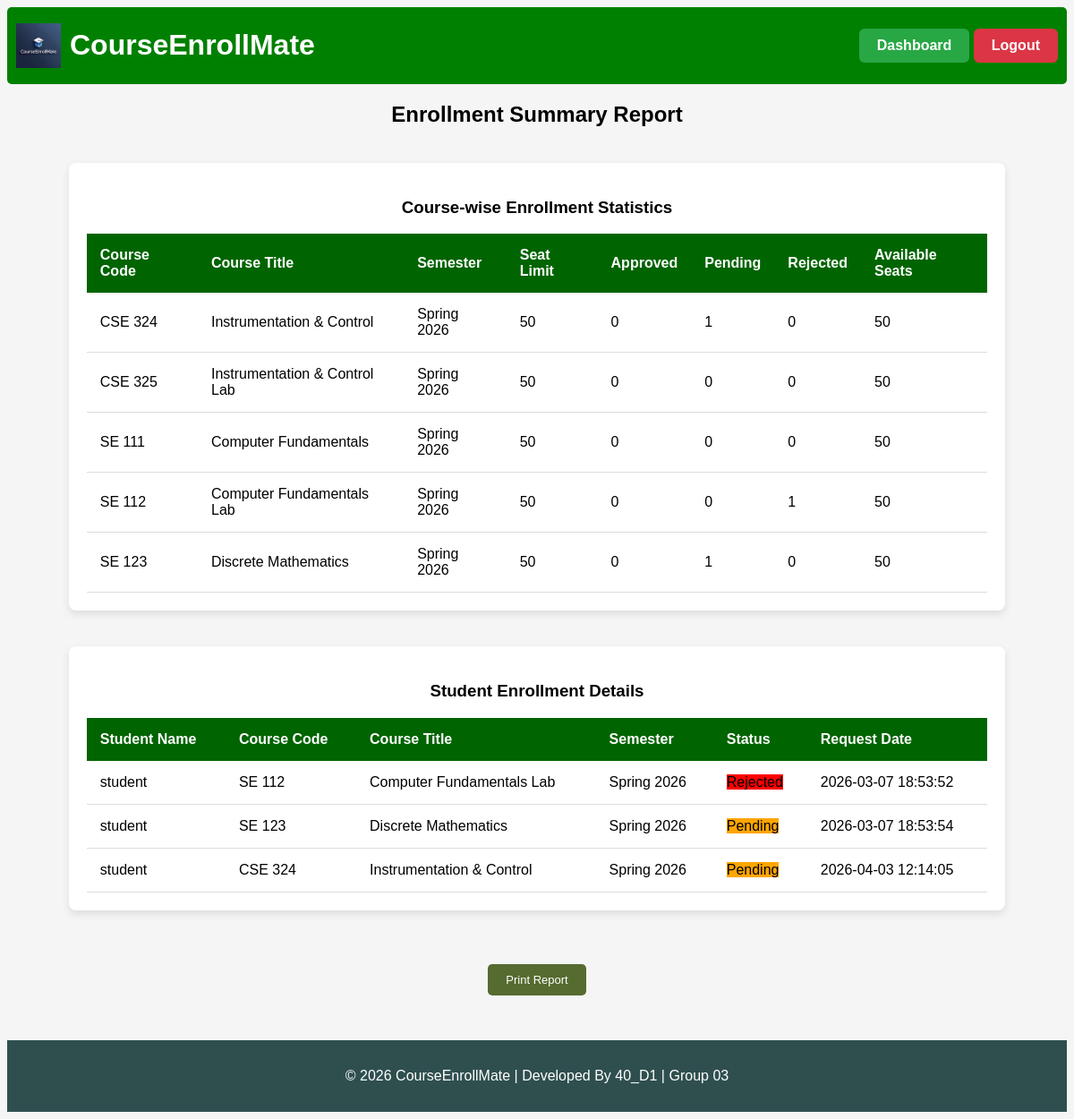
Before: /enrollment_report (signed in) with the older database file.
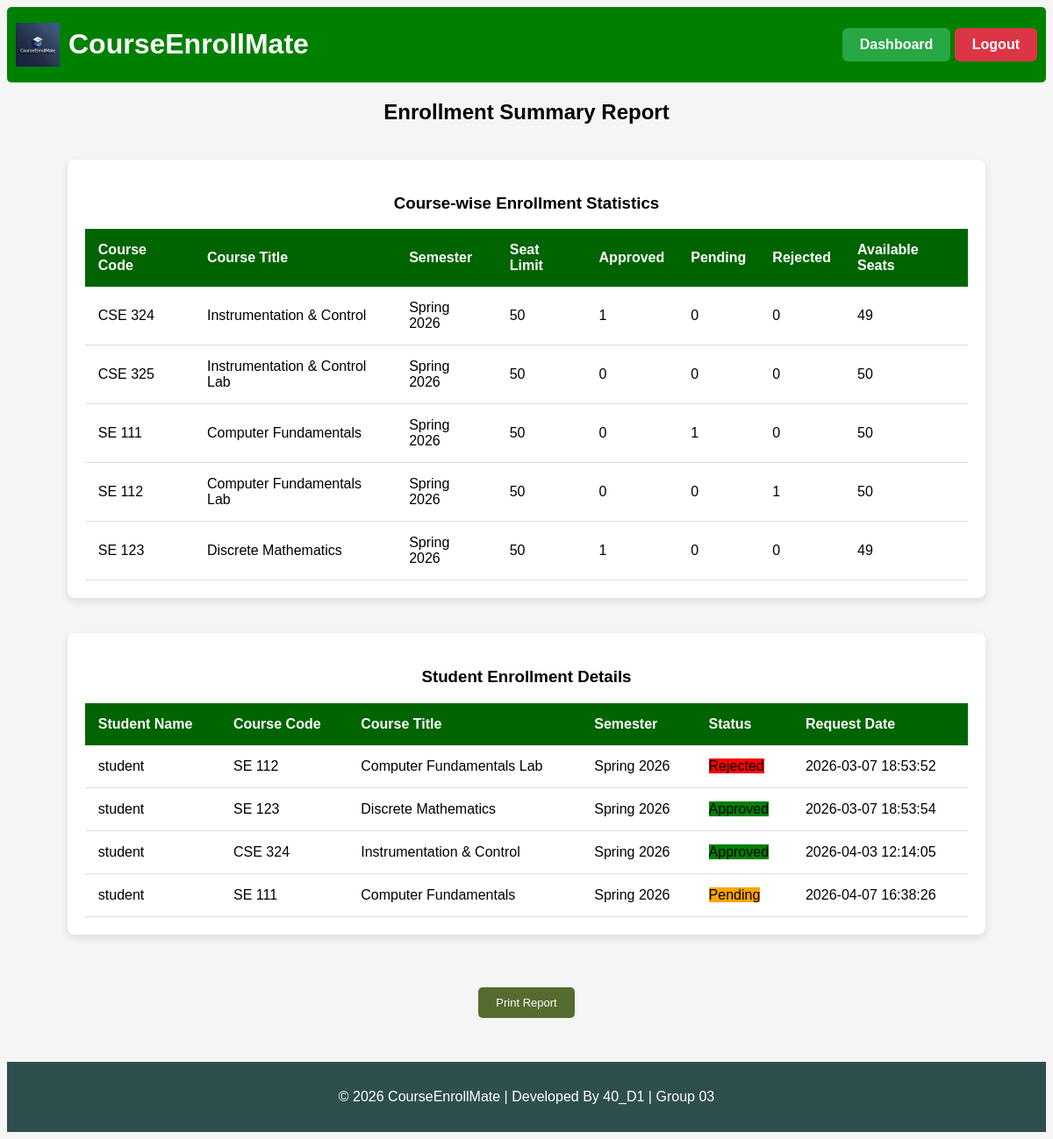
After: the same page with the newer database file.
### tables this page shows
CREATE TABLE course_offerings (
    id INTEGER PRIMARY KEY AUTOINCREMENT,
    course_id INTEGER NOT NULL,
    semester_id INTEGER NOT NULL,
    max_seats INTEGER,
    FOREIGN KEY (course_id) REFERENCES courses(id),
    FOREIGN KEY (semester_id) REFERENCES semesters(id)
);

CREATE TABLE enrollment_requests (
    id INTEGER PRIMARY KEY AUTOINCREMENT,
    student_id INTEGER NOT NULL,
    offering_id INTEGER NOT NULL,
    request_date TIMESTAMP DEFAULT CURRENT_TIMESTAMP,
    status TEXT CHECK(status IN ('pending','approved','rejected')) DEFAULT 'pending', rejection_reason TEXT,
    FOREIGN KEY (student_id) REFERENCES users(id),
    FOREIGN KEY (offering_id) REFERENCES course_offerings(id)
);

CREATE TABLE users (
    id INTEGER PRIMARY KEY AUTOINCREMENT,
    full_name TEXT NOT NULL,
    email TEXT UNIQUE NOT NULL,
    password TEXT NOT NULL,
    role TEXT DEFAULT 'student'
);

CREATE TABLE courses (
    id INTEGER PRIMARY KEY AUTOINCREMENT,
    course_code TEXT UNIQUE NOT NULL,
    course_title TEXT NOT NULL,
    course_description TEXT,
    credit_hours INTEGER NOT NULL,
    created_at TIMESTAMP DEFAULT CURRENT_TIMESTAMP
);

CREATE TABLE semesters (
    id INTEGER PRIMARY KEY AUTOINCREMENT,
    semester_name TEXT NOT NULL,
    start_date TEXT,
    end_date TEXT,
    status TEXT CHECK(status IN ('active','inactive')) DEFAULT 'inactive'
);

### app.py (the view)
@app.route("/enrollment_report")
@login_required
@role_required("admin")
def enrollment_report():
    conn = get_db_connection()
    course_summary = conn.execute("""
        SELECT
            c.course_code,
            c.course_title,
            s.semester_name,
            co.max_seats,

            SUM(CASE WHEN er.status = 'approved' THEN 1 ELSE 0 END) AS approved_count,
            SUM(CASE WHEN er.status = 'pending' THEN 1 ELSE 0 END) AS pending_count,
            SUM(CASE WHEN er.status = 'rejected' THEN 1 ELSE 0 END) AS rejected_count

        FROM course_offerings co
        JOIN courses c ON co.course_id = c.id
        JOIN semesters s ON co.semester_id = s.id
        LEFT JOIN enrollment_requests er ON er.offering_id = co.id

        GROUP BY co.id
        ORDER BY s.semester_name, c.course_code
    """).fetchall()
    student_details = conn.execute("""
        SELECT
            u.full_name AS student_name,
            c.course_code,
            c.course_title,
            s.semester_name,
            er.status,
            er.request_date
        FROM enrollment_requests er
        JOIN users u ON er.student_id = u.id
        JOIN course_offerings co ON er.offering_id = co.id
        JOIN courses c ON co.course_id = c.id
        JOIN semesters s ON co.semester_id = s.id
        ORDER BY u.full_name
    """).fetchall()
    conn.close()
    return render_template(
        "enrollment_report.html",
        course_summary=course_summary,
        student_details=student_details
    )

### app.py (called while the page is built)
def get_db_connection():
    conn = sqlite3.connect("courseenrollmate.db")
    conn.row_factory = sqlite3.Row
    conn.execute("PRAGMA foreign_keys = ON")
    return conn

### helper.py (called while the page is built)
def login_required(f):
    @wraps(f)
    def decorated_function(*args, **kwargs):
        if "username" not in session:
            return redirect("/login")
        return f(*args, **kwargs)
    return decorated_function

def role_required(role):
    def decorator(f):
        @wraps(f)
        def decorated_function(*args, **kwargs):
            if session.get("role") != role:
                return "403 Forbidden: Unauthorized access"
            return f(*args, **kwargs)
        return decorated_function
    return decorator

### templates/enrollment_report.html
{% extends "base.html" %}
{% block body %}
<h2>Enrollment Summary Report</h2>
<div class="table-container">
<h3>Course-wise Enrollment Statistics</h3>
<table>
<thead>
<tr>
    <th>Course Code</th>
    <th>Course Title</th>
    <th>Semester</th>
    <th>Seat Limit</th>
    <th>Approved</th>
    <th>Pending</th>
    <th>Rejected</th>
    <th>Available Seats</th>
</tr>
</thead>
{% for c in course_summary %}
<tbody>
<tr>
    <td>{{ c.course_code }}</td>
    <td>{{ c.course_title }}</td>
    <td>{{ c.semester_name }}</td>
    <td>{{ c.max_seats }}</td>
    <td>{{ c.approved_count or 0 }}</td>
    <td>{{ c.pending_count or 0 }}</td>
    <td>{{ c.rejected_count or 0 }}</td>
    <td>
        {{ (c.max_seats or 0) - (c.approved_count or 0) }}
    </td>
</tr>
</tbody>
{% endfor %}
</table>
</div>
<div class="table-container">
<h3>Student Enrollment Details</h3>
<table>
<thead>
<tr>
    <th>Student Name</th>
    <th>Course Code</th>
    <th>Course Title</th>
    <th>Semester</th>
    <th>Status</th>
    <th>Request Date</th>
</tr>
</thead>
{% for s in student_details %}
<tbody>
<tr>
    <td>{{ s.student_name }}</td>
    <td>{{ s.course_code }}</td>
    <td>{{ s.course_title }}</td>
    <td>{{ s.semester_name }}</td>
    <td>
        {% if s.status == 'approved' %}
            <span class="approved">Approved</span>
        {% elif s.status == 'pending' %}
            <span class="pending">Pending</span>
        {% else %}
            <span class="rejected">Rejected</span>
        {% endif %}
    </td>
    <td>{{ s.request_date }}</td>
</tr>
</tbody>
{% endfor %}
</table>
</div>
<button onclick="window.print()" class="print-btn">Print Report</button>
{% endblock %}

### templates/base.html (shortened to what this page needs)
<!DOCTYPE html>
<html lang="en">
<head>
    <link rel="stylesheet" href="{{ url_for('static', filename='style.css') }}">
</head>
<body>
    <header class="site-header">
        <div class="left">
            <img src="{{ url_for('static', filename='logo.png') }}" class="logo">
            <h1>CourseEnrollMate</h1>
        </div>
        {% if "username" in session %}
        <div class="nav-links">
    {% if session["role"] == "admin" %}
        <a href="{{ url_for('admin_dashboard') }}"
           style="background-color:#28a745; color:white; text-decoration:none; border-radius:6px; font-weight:bold;">
           Dashboard
        </a>
    {% elif session["role"] == "student" %}
        <a href="{{ url_for('student_dashboard') }}"
           style="padding:8px 16px; background-color:#28a745; color:white; text-decoration:none; border-radius:6px; font-weight:bold;">
           Dashboard
        </a>
    {% endif %}
    <a href="{{ url_for('logout') }}"
       style="background-color:#dc3545; color:white; text-decoration:none; border-radius:6px; font-weight:bold;">
       Logout
    </a>
</div>
    {% endif %}
    </header>
    {% block body %}
    {% endblock %}
    <footer>
    <p>© 2026 CourseEnrollMate | Developed By 40_D1 | Group 03 </p>
    </footer>
</body>
</html>

### static/style.css (style rules this page uses)
body { font-family: Arial, sans-serif; background:whitesmoke; text-align:center; }
header { background: limegreen; color:white; padding:15px; }
.site-header { background:green; color:white; display:flex; align-items:center; justify-content:space-between;; gap:15px; padding: 3px 10px; border-radius: 5px; }
.logo { width:50px; height:auto; }
a { display:inline-block; padding:10px 20px; background: darkolivegreen; color:white; text-decoration:none; border-radius:5px; }
footer { margin-top:50px; background:darkslategrey; color:white; padding:15px; text-align:center; }
button { width:100%; margin-top:20px; padding:12px; background:darkolivegreen; border:none; color:white; font-size:16px; border-radius:6px; cursor:pointer; }
.table-container { width:85%; margin:40px auto; background:white; padding:20px; border-radius:8px; box-shadow:0 4px 10px rgba(0,0,0,0.1); }
table { width:100%; border-collapse:collapse; }
thead { background: darkgreen; color:white; }
th,td { padding:15px; text-align:left; }
tbody tr { border-bottom:1px solid #ddd; }
.left { display: flex; align-items: center; gap: 10px; }
.approved { background: green; }
.pending { background: orange; }
.rejected { background: red; }
.print-btn { display: inline-block; width: auto !important; padding: 10px 20px; font-size: 13px; background: darkolivegreen; color: white; text-decoration: none; border-radius: 5px; border: none; cursor: pointer; }

Changed rows visible on the page:
computed for course_offerings (number 1 of 5 on the later page): approved_count "0" → "1"; pending_count "1" → "0"; (c.max_seatsor0)-(c.approved_countor0) "50" → "49"
computed for course_offerings (number 3 of 5 on the later page): pending_count "0" → "1"
computed for course_offerings (number 5 of 5 on the later page): approved_count "0" → "1"; pending_count "1" → "0"; (c.max_seatsor0)-(c.approved_countor0) "50" → "49"
changed enrollment_requests "SE 123": status "Pending" → "Approved"
changed enrollment_requests "CSE 324": status "Pending" → "Approved"
added enrollment_requests: student_name "student", course_code "SE 111", course_title "Computer Fundamentals", semester_name "Spring 2026", status "Pending", request_date "2026-04-07 16:38:26"
